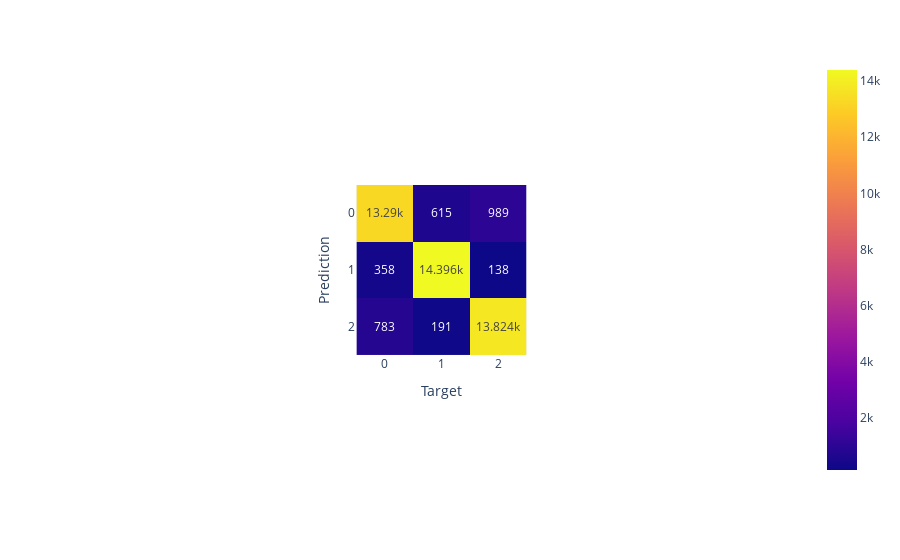

Write notebook code for a chart like this one.
### Code cell
plt.rcParams['figure.figsize'] = (10, 10)
fig = px.imshow(confusion_matrix(y_test, y_pred2), text_auto=True)
fig.update_layout(xaxis_title='Target', yaxis_title='Prediction')

### Figure 1 — Plotly figure (JSON) as saved in the notebook; plotly's stock layout.template omitted (floating-point values rounded to 4 significant figures)
{"data": [{"coloraxis": "coloraxis", "hovertemplate": "x: %{x}<br>y: %{y}<br>color: %{z}<extra></extra>", "name": "0", "texttemplate": "%{z}", "type": "heatmap", "xaxis": "x", "yaxis": "y", "z": [[13290, 615, 989], [358, 14396, 138], [783, 191, 13824]]}], "layout": {"autosize": true, "coloraxis": {"colorscale": [[0, "#0d0887"], [0.1111, "#46039f"], [0.2222, "#7201a8"], [0.3333, "#9c179e"], [0.4444, "#bd3786"], [0.5556, "#d8576b"], [0.6667, "#ed7953"], [0.7778, "#fb9f3a"], [0.8889, "#fdca26"], [1, "#f0f921"]]}, "margin": {"t": 60}, "xaxis": {"anchor": "y", "autorange": true, "constrain": "domain", "domain": [0.3824, 0.6176], "range": [-0.5, 2.5], "scaleanchor": "y", "title": {"text": "Target"}}, "yaxis": {"anchor": "x", "autorange": true, "constrain": "domain", "domain": [0, 1], "range": [2.5, -0.5], "title": {"text": "Prediction"}}}}
